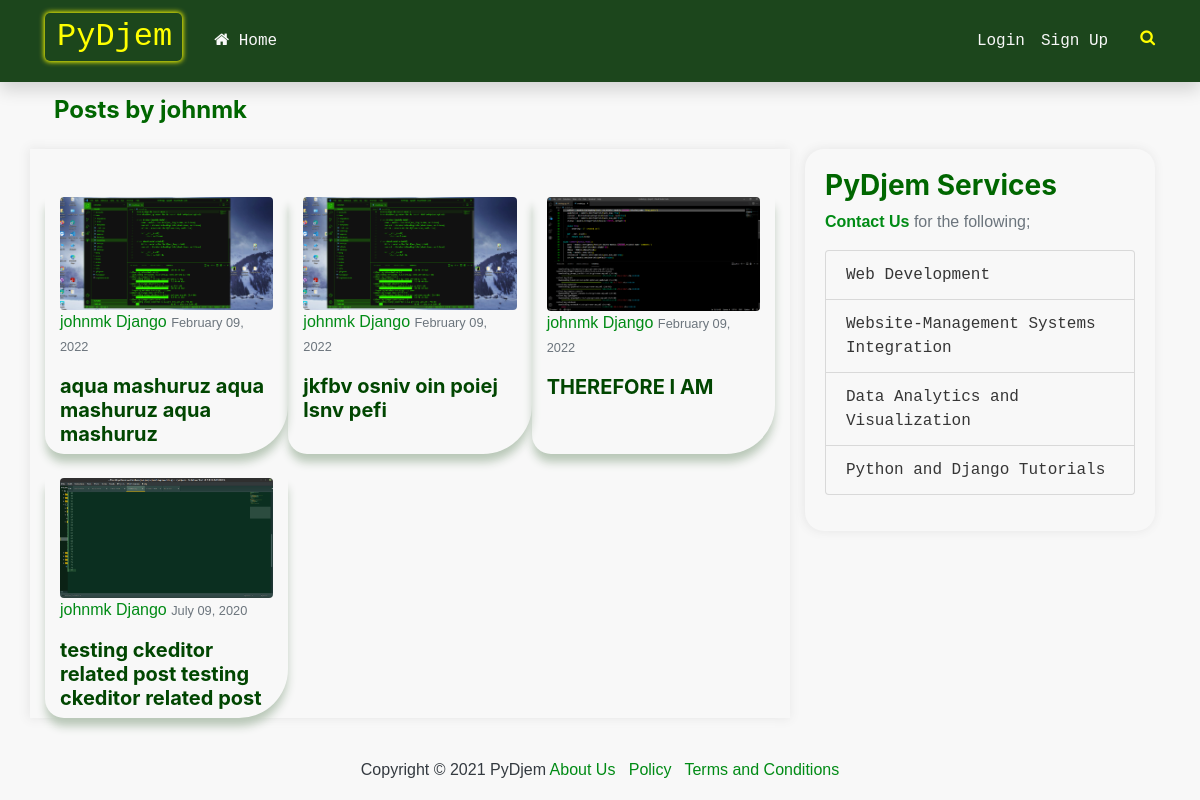
Screenshot of /user/johnmk/ with the database file from the repository.
### blog/models.py (models this page shows, shortened)
class Post(models.Model):
    title = models.CharField(max_length=100)
    slug = models.SlugField(max_length=200, unique=True)
    content = RichTextUploadingField()
    category = models.ForeignKey(Category, default=1, on_delete=models.CASCADE)
    publish_date = models.DateTimeField(default=timezone.now)
    author = models.ForeignKey(User, on_delete=models.CASCADE)
    photo = models.ImageField(upload_to='profile_pics', default='default.png')
    views = models.IntegerField(default=0)
    status = models.IntegerField(choices=STATUS, default=0)
    tags = TaggableManager()

class Category(models.Model):
    name = models.CharField(max_length=100, unique=True)
    class Meta:
        verbose_name_plural = 'categories'
    def __str__(self):
        return self.name

### blog/views.py (the view)
# urls.py: path('user/<str:username>/', UserPostListView.as_view(), name='user-posts'),
class UserPostListView(ListView):
    model = Post
    form_class = PostForm
    template_name = 'blog/user_posts.html'  # <app>/<model>_viewtype>.html
    context_object_name = 'posts'
    paginate_by = 5
    def get_queryset(self):
        user = get_object_or_404(User, username=self.kwargs.get('username'))
        return Post.objects.filter(author=user).order_by('-publish_date')

### blog/templates/blog/user_posts.html
{% extends "blog/base.html" %}
{% block content %}
  <h4 class="ml-4 font-weight-bold kasee">Posts by {{ view.kwargs.username }}</h4>
  <div class="container-fluid">
    <div class="row">
      <div class="col-md-8 mt-3 shadow1">
        <div class="flex-container mt-4">
          {% for post in posts %}
          <div style="border-radius: 0px 0px 49px 19px;" class="col-md-4 shadow3 mt-4">
                <img class="img-fluid rounded" src="{{ post.photo.url }}">
                <p class="text-muted"> <a href="{% url 'blog:user-posts' post.author.username %}">{{ post.author }}</a>
                  <a href="{% url 'blog:post_by_category' post.category.pk %}">
                  {{ post.category }}</a> <small>{{ post.publish_date|date:"F d, Y"}}</small>
                </p>
                <h5 class="font-weight-bold"><a class="post-title" href="{% url 'blog:post-detail' post.slug %}">{{ post.title }}</a></h5>
          </div>
          {% endfor %}
        </div>
      </div>
      {% include 'blog/services.html' %}
    </div>
  </div>
{% endblock %}

### blog/static/blog/style.css (style rules this page uses)
body { background-color: #f8f8f8; }
.shadow3 { box-shadow: 0px 9px 10px -1px rgba(184, 199, 183, 1); }
.shadow1 { box-shadow: -1px 0px 10px 1px rgba(232, 232, 232, 1); }
h1, h2, h3, h4, h5, h6 { color: #006600; }
.post-title { color: #014601; text-decoration: none; }
a { color: #008b15; }
p { color: #363636; font-family: sans-serif; }
.flex-container { display: flex; flex-wrap: wrap; }

### rows the page displays
Post: photo (picture), author "johnmk", category "Django", publish_date "February 09, 2022", title "aqua mashuruz aqua mashuruz aqua mashuruz"
Post: photo (picture), author "johnmk", category "Django", publish_date "February 09, 2022", title "jkfbv osniv oin poiej lsnv pefi"
Post: photo (picture), author "johnmk", category "Django", publish_date "February 09, 2022", title "THEREFORE I AM"
Post: photo (picture), author "johnmk", category "Django", publish_date "July 09, 2020", title "testing ckeditor related post testing ckeditor related post"

### other values shown
{{ view.kwargs.username }} "johnmk"
